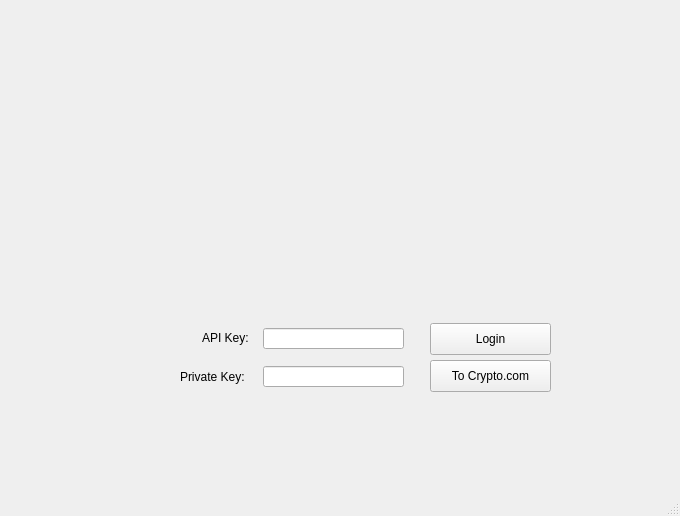
<?xml version="1.0" encoding="UTF-8"?>
<ui version="4.0">
 <class>MainWindow</class>
 <widget class="QMainWindow" name="MainWindow">
  <property name="geometry">
   <rect>
    <x>0</x>
    <y>0</y>
    <width>680</width>
    <height>516</height>
   </rect>
  </property>
  <property name="windowTitle">
   <string>MainWindow</string>
  </property>
  <widget class="QWidget" name="centralwidget">
   <widget class="QLabel" name="api_key">
    <property name="geometry">
     <rect>
      <x>202</x>
      <y>328</y>
      <width>60</width>
      <height>20</height>
     </rect>
    </property>
    <property name="text">
     <string>API Key:</string>
    </property>
   </widget>
   <widget class="QLabel" name="label_2">
    <property name="geometry">
     <rect>
      <x>180</x>
      <y>361</y>
      <width>81</width>
      <height>31</height>
     </rect>
    </property>
    <property name="text">
     <string>Private Key:</string>
    </property>
   </widget>
   <widget class="QLineEdit" name="lineEdit">
    <property name="geometry">
     <rect>
      <x>263</x>
      <y>328</y>
      <width>141</width>
      <height>21</height>
     </rect>
    </property>
   </widget>
   <widget class="QLineEdit" name="lineEdit_2">
    <property name="geometry">
     <rect>
      <x>263</x>
      <y>366</y>
      <width>141</width>
      <height>21</height>
     </rect>
    </property>
   </widget>
   <widget class="QPushButton" name="pushButton">
    <property name="geometry">
     <rect>
      <x>430</x>
      <y>323</y>
      <width>121</width>
      <height>32</height>
     </rect>
    </property>
    <property name="text">
     <string>Login</string>
    </property>
   </widget>
   <widget class="QPushButton" name="pushButton_2">
    <property name="geometry">
     <rect>
      <x>430</x>
      <y>360</y>
      <width>121</width>
      <height>32</height>
     </rect>
    </property>
    <property name="text">
     <string>To Crypto.com</string>
    </property>
   </widget>
  </widget>
  <widget class="QStatusBar" name="statusbar"/>
 </widget>
 <resources>
  <include location="../../image/image.qrc"/>
 </resources>
 <connections/>
</ui>
